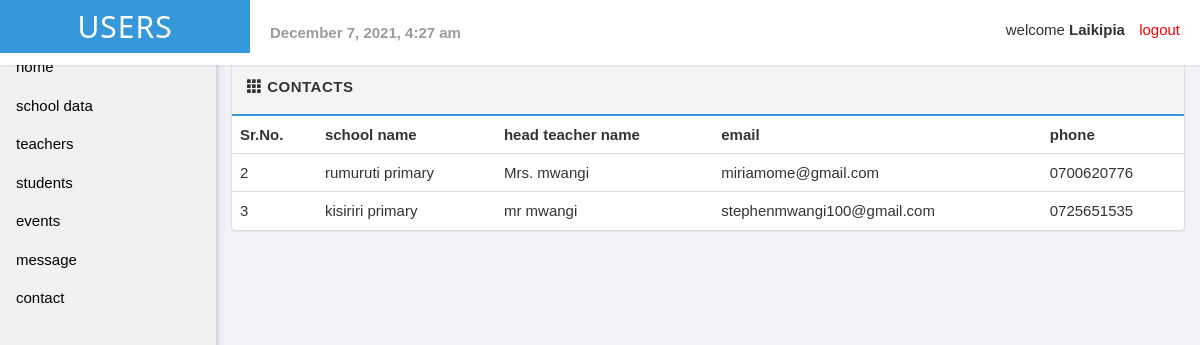
Page /subadmin/headcontact.php (signed in) on the committed database.
### tables this page shows
CREATE TABLE `userregister` (
  `id` int(11) NOT NULL,
  `fname` varchar(255) NOT NULL,
  `lname` varchar(255) NOT NULL,
  `county` varchar(50) NOT NULL,
  `username` varchar(255) NOT NULL,
  `address` varchar(255) NOT NULL,
  `email` varchar(255) NOT NULL,
  `phone` varchar(255) NOT NULL,
  `password` varchar(255) NOT NULL
);

### subadmin/headcontact.php (the view, shortened to what this page needs)
<?php include('adminserver.php'); ?>
<!DOCTYPE html>
<head>
    <link rel="stylesheet" href="https://maxcdn.bootstrapcdn.com/bootstrap/3.3.4/css/bootstrap.min.css" />
    <link rel="stylesheet" href="//cdnjs.cloudflare.com/ajax/libs/bootstrap-datepicker/1.3.0/css/datepicker3.min.css" />
    <link rel="stylesheet" href="css/main.css" />
    <link rel="stylesheet" href="css/sidenav.css" />
</head>
<body>
    <header id="header">
        <div class="logo pull-left">
            <h2>USERS</h2>
        </div>
        <div class="header-content">
            <div class="header-date pull-left">
                <strong><?php echo date("F j, Y, g:i a"); ?></strong>
            </div>
            <div class="pull-right clearfix">
                <ul class="info-menu list-inline list-unstyled">
                    <li class="profile">
                        <?php if (isset($_SESSION['username'])) : ?>
                            <p>welcome <strong><?php echo $_SESSION['username']; ?></strong></p>
                    </li>
                    <li class="last">
                        <a href="headcontact.php?logout='1'" style="color:red;">logout</a>
                    <?php endif ?>
                    </li>
                </ul>
            </div>
        </div>
    </header>
    <?php if (isset($_SESSION['username'])) : ?>
        <?php include('sidenav.php'); ?>
        <div class="row" style=" margin-top:5%; margin-left:18%; width:82%;">
            <div class="col-md-12">
                <div class="panel panel-default">
                    <div class="panel-heading clearfix">
                        <strong>
                            <span class="glyphicon glyphicon-th"></span>
                            <span>contacts</span>
                        </strong>
                    </div>
                    <table class=" table table-dark table-hover">
                        <tr>
                            <th>Sr.No.</th>
                            <th>school name</th>
                            <th>head teacher name</th>
                            <th>email</th>
                            <th>phone</th>
                        </tr>
                        <?php
                        $records = mysqli_query($db, "SELECT * from userregister where county= '" . $_SESSION["username"] . "'");
                        while ($data = mysqli_fetch_array($records)) {
                        ?>
                            <tr>
                                <td><?php echo $data['id']; ?></td>
                                <td><?php echo $data['fname']; ?></td>
                                <td><?php echo $data['lname']; ?></td>
                                <td><?php echo $data['email']; ?></td>
                                <td><?php echo $data['phone']; ?></td>
                            </tr>
                        <?php
                        }
                        ?>
                    </table>
                <?php endif ?>
                </div>
            </div>
        </div>
</body>
</html>

### subadmin/css/main.css (style rules this page uses)
body { font-family: 'Helvetica Neue', Helvetica, Arial, sans-serif; font-weight: 400; overflow-x: hidden; overflow-y: auto; background: #f1f2f7; height: 100%; width: 100%; }
a { color: #777; text-decoration: none; }
.panel-default>.panel-heading { background-color: #f5f5f5; border-bottom: 2px solid #3498DB; font-size: 15px; text-transform: uppercase; letter-spacing: .5px; padding: 15px; }
#header { position: fixed; z-index: 99; top: 0; left: 0; background-color: #fff; width: 100%; height: 65px; line-height: 65px; -moz-box-shadow: 0 1px 2px rgba(0, 0, 0, 0.1); -webkit-box-shadow: 0 1px 2px rgba(0, 0, 0, 0.1); box-shadow: 0 1px 2px rgba(0, 0, 0, 0.1); }
header>.logo { color: #fff; text-align: center; font-weight: 700; text-transform: uppercase; letter-spacing: 1px; display: inline-block; width: 250px; background-color: #3498DB; }
.header-date { color: #9b9b9b; margin-left: 20px; }
.info-menu { height: 60px; margin: 0; line-height: 60px; padding: 0 15px; }
.info-menu li.profile { position: relative; }

### subadmin/css/w33.css (style rules this page uses)
*, *:before, *:after { box-sizing: inherit }
body { margin: 0 }
article, aside, details, figcaption, figure, footer, header, main, menu, nav, section { display: block }
a { background-color: transparent }
b, strong { font-weight: bolder }
html, body { font-family: Verdana, sans-serif; font-size: 15px; line-height: 1.5 }
h2 { font-size: 30px }
h1, h2, h3, h4, h5, h6 { font-family: "Segoe UI", Arial, sans-serif; font-weight: 400; margin: 10px 0 }
a { color: inherit }

### rows in the picture
userregister: id "2", fname "rumuruti primary", lname "Mrs. mwangi", email "miriamome@gmail.com", phone "0700620776"
userregister: id "3", fname "kisiriri primary", lname "mr mwangi", email "stephenmwangi100@gmail.com", phone "0725651535"

### other values in the picture
$_SESSION['username'] "Laikipia"
